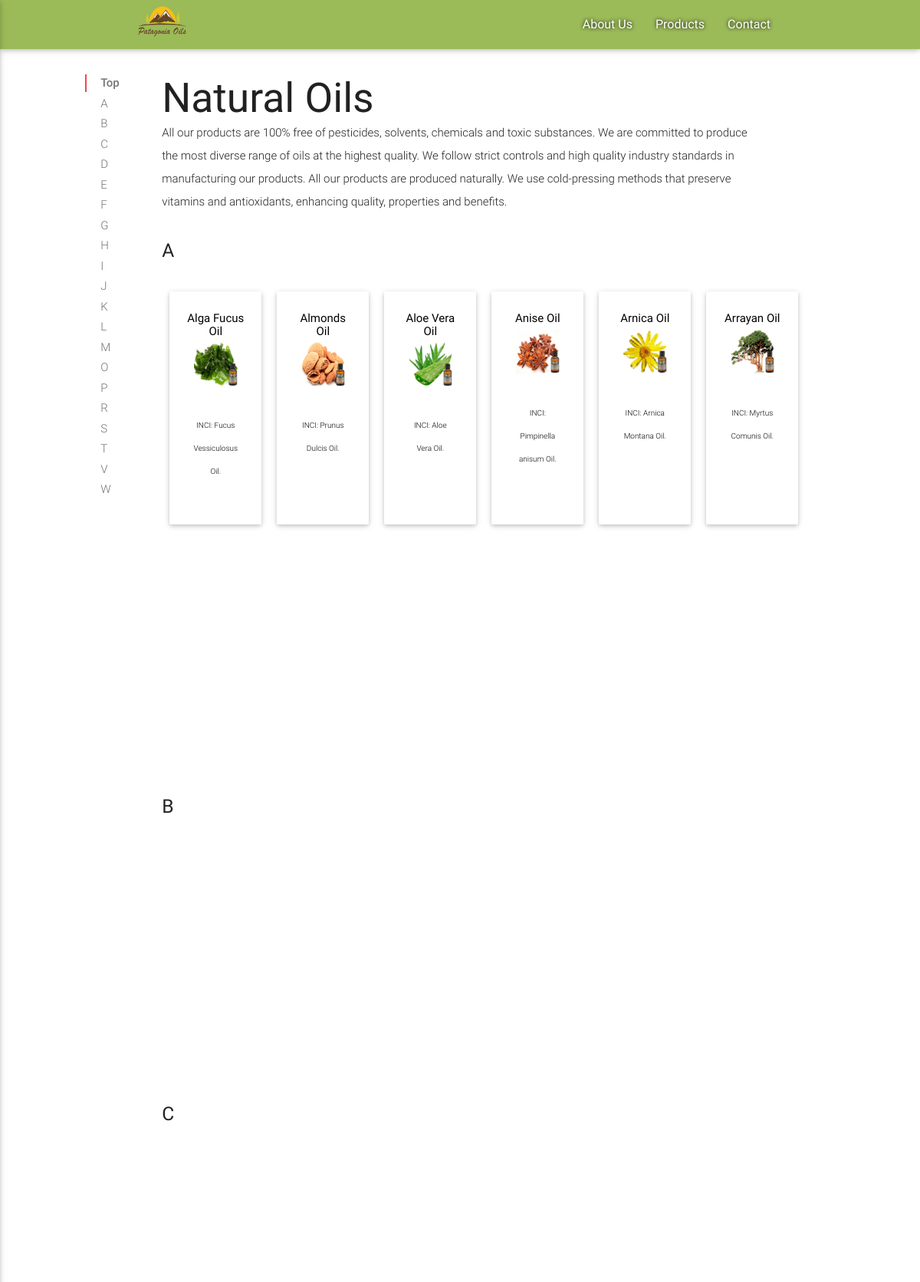
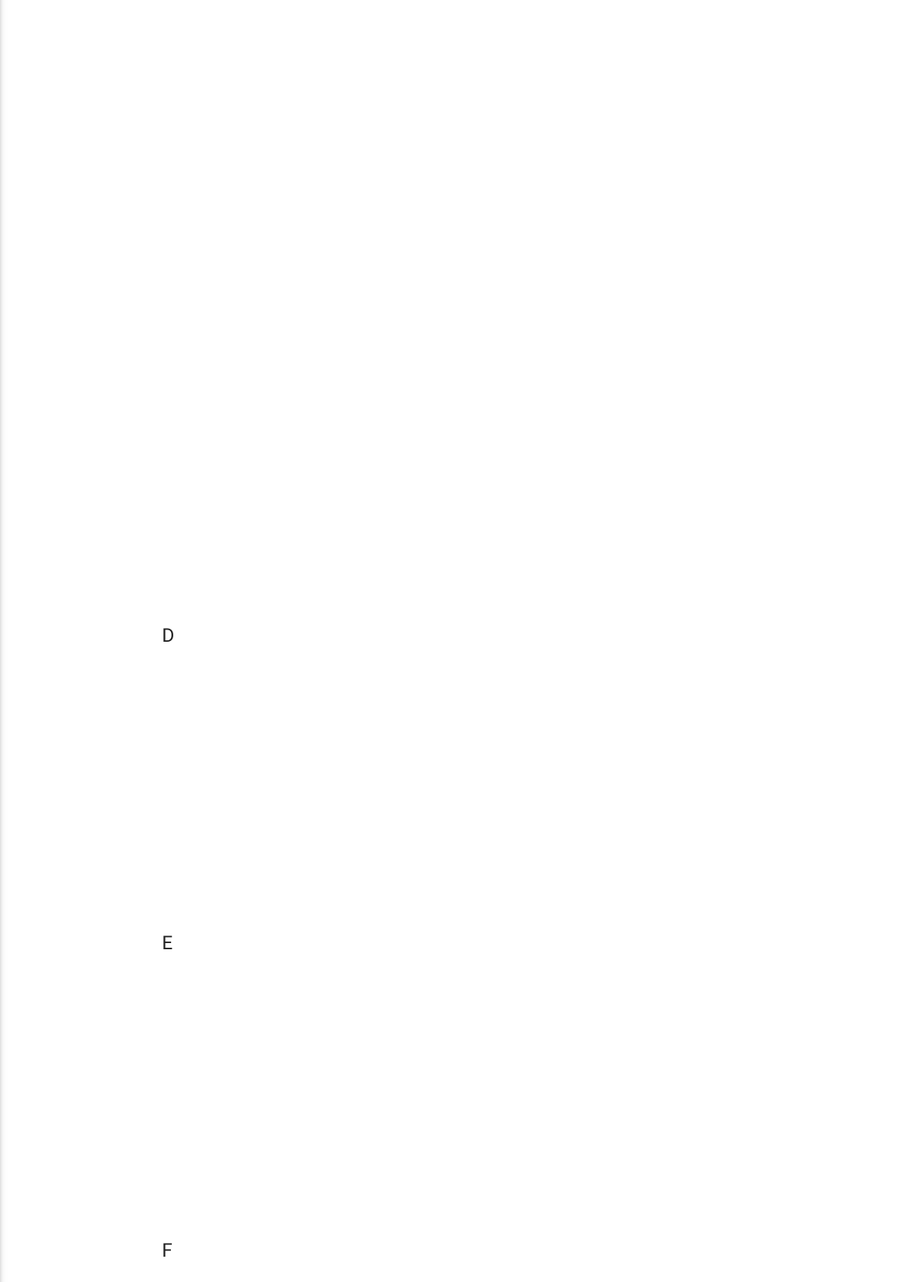
Page /aceites.php (upper part) on the committed database (2 pictures, top to bottom).
### tables this page shows
CREATE TABLE IF NOT EXISTS `oils` (
  `id` int(11) NOT NULL AUTO_INCREMENT,
  `oil_name` varchar(100) NOT NULL,
  `oil_image` varchar(100) NOT NULL,
  `oil_description` text NOT NULL,
  `oil_inci` varchar(100) NOT NULL,
  PRIMARY KEY (`id`)
);

### aceites.php (the view, shortened to what this page needs)
<!DOCTYPE html>
<html lang="en">
<head>
  <link href="css/materialize.min.css" type="text/css" rel="stylesheet" media="screen,projection"/>
  <link href="css/style.css" type="text/css" rel="stylesheet" media="screen,projection"/>
</head>
<body>
  <div class="navbar-fixed">
    <nav role="navigation" class="patagonia-green-bg">
      <?php include("header.php"); ?>
    </nav>
  </div>
  <?php
    include("conexion-mysql.php");
   ?>
    <div class="row">
      <div class="col hide-on-small-only m3 l1 offset-l1 offset-m1">
        <ul id="right-menu" class="section table-of-contents tabs-wrapper">
          <li><a href="#introduction">Top</a></li>
          <?php
            for ($i=65; $i <= 90 ; $i++) {
              $letra=chr($i);
              $consultar_oils_[$letra]=mysql_query("SELECT * FROM oils WHERE oil_name LIKE '$letra%'", $conect);
              if (mysql_num_rows($consultar_oils_[$letra]) != 0) {
                echo "<li><a href=#$letra>$letra</a></li>";
              }
            }
           ?>
        </ul>
      </div>
    </div>
    <div class="row">
      <div class="col s12 m8 l8 offset-l2 offset-m2">
        <div id="introduction" class="section scrollspy">
          <h2 class="no-margin">Natural Oils</h2>
          <p class="light no-margin">All our products are 100% free of pesticides, solvents, chemicals and toxic substances.  We are committed to produce the most diverse range of oils at the highest quality. We follow strict controls and high quality industry standards in manufacturing our products. All our products are produced naturally. We use cold-pressing methods that preserve vitamins and antioxidants, enhancing quality, properties and benefits.</p>
        </div>
      </div>
      <div class="col s12 m10 l10 offset-l2 offset-m2">
        <?php
          for ($i=65; $i <= 90 ; $i++) {
            $letra2=chr($i);
            $consultar_oils_[$letra2]=mysql_query("SELECT * FROM oils WHERE oil_name LIKE '$letra2%'", $conect);
            if (mysql_num_rows($consultar_oils_[$letra2]) != 0) {
         ?>
         <div class="row"></div>
          <div class="row">
            <h5><?php echo $letra2 ?></h5>
          </div>
         <?php
           }
         while($mostrar_oils_[$letra2]=mysql_fetch_array($consultar_oils_[$letra2])){ ?>
          <div id="<?php echo $letra2 ?>" class="left card-panel hoverable card-dimensions scrollspy hide-on-med-and-down">
            <div class="light black-text" href="#<?php echo $mostrar_oils_[$letra2]['id'] ?>">
              <h6 class="center"><?php echo $mostrar_oils_[$letra2]['oil_name'] ?> Oil</h6>
              <div class="row center">
                <div class="col l12 m12 s12">
                  <img src="images/aceites/<?php echo $mostrar_oils_[$letra2]['oil_image'] ?>" class="responsive-img">
                </div>
              </div>
              <div class="row center">
                <div class="col l12 m12 s12">
                  <p class="text-card">INCI: <?php echo $mostrar_oils_[$letra2]['oil_inci'] ?> Oil.</p>
                </div>
              </div>
            </div>
          </div>
        <?php } }?>
      </div>
    </div>
</body>
</html>

### header.php (shortened to what this page needs)
<div class="nav-wrapper container">
  <a id="logo-container" href="index.php" class="brand-logo hide-on-med-and-down"><img src="images/patagonia-logo.svg" class="responsive-img"></a>
  <ul class="right hide-on-med-and-down text-shadow">
    <li><a class="white-text" href="about.php">About Us</a></li>
    <li><a class="white-text" href="aceites.php">Products</a></li>
    <li><a class="white-text" href="contacto.php">Contact</a></li>
  </ul>
</div>

### css/style.css (style rules this page uses)
.animated { -webkit-animation-duration: 1s; animation-duration: 1s; -webkit-animation-fill-mode: both; animation-fill-mode: both; }
.fadeInUp { -webkit-animation-name: fadeInUp; animation-name: fadeInUp; }
nav ul a, nav .brand-logo { color: #444; font-size: 16px; }
p { line-height: 2rem; }
.hidden { opacity:0; }
.visible { opacity:1; }
nav { position: fixed; background: rgba(255,255,255,0); transition-property: background; transition-duration: 1s; }
.patagonia-green-bg { background: #9BBA58; }
#logo-container { height: 10px; }
#logo-container img { width: 10%; margin-top: 0.5em; }
.no-margin { margin: 0; padding: 0; }
#right-menu { margin-top: 80px; }
.text-shadow { text-shadow: 0px 0px 5px #000000; }
.card-dimensions { margin: 10px; height: 38vh; width: 10vw; }
.text-card { font-size: 10px; }
.no-margin { margin: 0; }

### rows in the picture
oils: oil_name "Alga Fucus", oil_image (picture), oil_inci "Fucus Vessiculosus"
oils: oil_name "Almonds", oil_image (picture), oil_inci "Prunus Dulcis"
oils: oil_name "Aloe Vera", oil_image (picture), oil_inci "Aloe Vera"
oils: oil_name "Anise", oil_image (picture), oil_inci "Pimpinella anisum"
oils: oil_name "Arnica", oil_image (picture), oil_inci "Arnica Montana"
oils: oil_name "Arrayan", oil_image (picture), oil_inci "Myrtus Comunis"

### other values in the picture
$letra "A"
$letra "B"
$letra "C"
$letra "D"
$letra "E"
$letra "F"
$letra "G"
$letra "H"
$letra "I"
$letra "J"
$letra "K"
$letra "L"
$letra "M"
$letra "O"
$letra "P"
